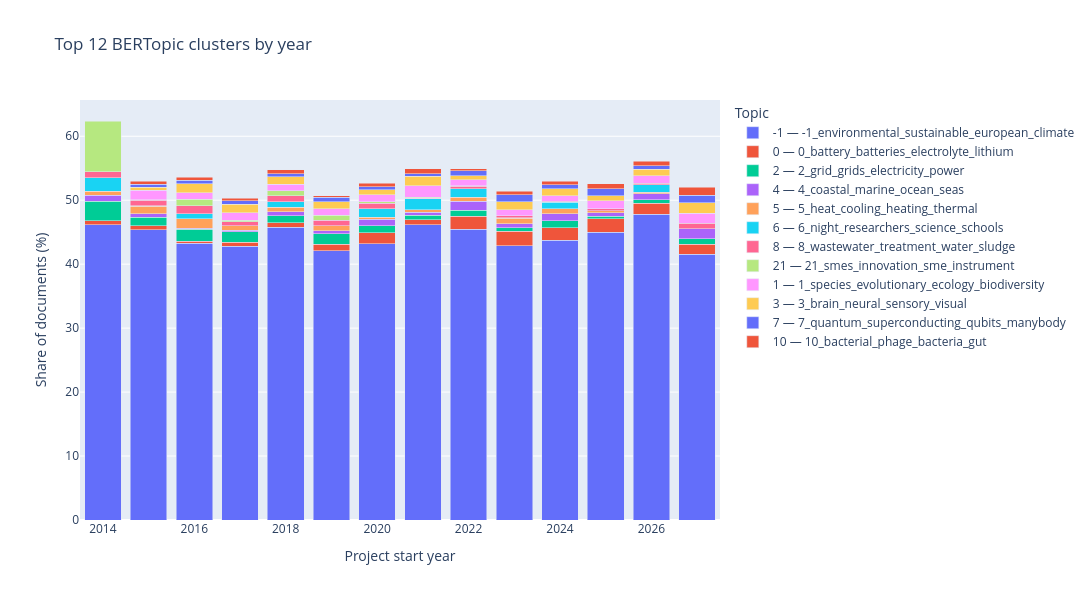

Notebook code for this chart:
### Code cell
# Visualize the strongest topics across years.
TOP_N_TOPICS = 12
popular_topics = (
    topic_year_counts.groupby("topic")
    ["share_pct"].mean()
    .nlargest(TOP_N_TOPICS)
    .index
)
plot_df = topic_year_counts[topic_year_counts["topic"].isin(popular_topics)].copy()
plot_df["topic_label"] = plot_df.apply(
    lambda row: f"{row.topic} — {row.topic_name}", axis=1
)

fig = px.bar(
    plot_df,
    x="start_year",
    y="share_pct",
    color="topic_label",
    title=f"Top {TOP_N_TOPICS} BERTopic clusters by year",
    labels={"share_pct": "Share of documents (%)", "start_year": "Project start year"},
    category_orders={"start_year": sorted(valid_years)},
)
fig.update_layout(barmode="stack", legend_title_text="Topic")
fig.update_layout(width=1400, height=600)
fig.write_image("data/bertopic_top12_by_year.png", width=1400, height=600, scale=2)
fig.show()

### Figure 1 — Plotly figure (JSON) as saved in the notebook; plotly's stock layout.template omitted (floating-point values rounded to 4 significant figures)
{"data": [{"hovertemplate": "topic_label=-1 — -1_environmental_sustainable_european_climate<br>Project start year=%{x}<br>Share of documents (%)=%{y}<extra></extra>", "legendgroup": "-1 — -1_environmental_sustainable_european_climate", "marker": {"color": "#636efa", "pattern": {"shape": ""}}, "name": "-1 — -1_environmental_sustainable_european_climate", "orientation": "v", "showlegend": true, "textposition": "auto", "type": "bar", "x": [2014, 2015, 2016, 2017, 2018, 2019, 2020, 2021, 2022, 2023, 2024, 2025, 2026, 2027], "xaxis": "x", "y": [46.18, 45.35, 43.26, 42.84, 45.78, 42.07, 43.23, 46.17, 45.45, 42.89, 43.72, 45.01, 47.79, 41.53], "yaxis": "y"}, {"hovertemplate": "topic_label=0 — 0_battery_batteries_electrolyte_lithium<br>Project start year=%{x}<br>Share of documents (%)=%{y}<extra></extra>", "legendgroup": "0 — 0_battery_batteries_electrolyte_lithium", "marker": {"color": "#EF553B", "pattern": {"shape": ""}}, "name": "0 — 0_battery_batteries_electrolyte_lithium", "orientation": "v", "showlegend": true, "textposition": "auto", "type": "bar", "x": [2014, 2015, 2016, 2017, 2018, 2019, 2020, 2021, 2022, 2023, 2024, 2025, 2026, 2027], "xaxis": "x", "y": [0.6116, 0.6645, 0.3098, 0.6104, 0.6694, 1.086, 1.699, 0.7926, 2.077, 2.281, 2.01, 2.079, 1.71, 1.613], "yaxis": "y"}, {"hovertemplate": "topic_label=2 — 2_grid_grids_electricity_power<br>Project start year=%{x}<br>Share of documents (%)=%{y}<extra></extra>", "legendgroup": "2 — 2_grid_grids_electricity_power", "marker": {"color": "#00cc96", "pattern": {"shape": ""}}, "name": "2 — 2_grid_grids_electricity_power", "orientation": "v", "showlegend": true, "textposition": "auto", "type": "bar", "x": [2014, 2015, 2016, 2017, 2018, 2019, 2020, 2021, 2022, 2023, 2024, 2025, 2026, 2027], "xaxis": "x", "y": [3.058, 1.329, 1.859, 1.609, 1.133, 1.605, 1.062, 0.7266, 0.9185, 0.4977, 1.096, 0.4158, 0.5401, 0.8065], "yaxis": "y"}, {"hovertemplate": "topic_label=4 — 4_coastal_marine_ocean_seas<br>Project start year=%{x}<br>Share of documents (%)=%{y}<extra></extra>", "legendgroup": "4 — 4_coastal_marine_ocean_seas", "marker": {"color": "#ab63fa", "pattern": {"shape": ""}}, "name": "4 — 4_coastal_marine_ocean_seas", "orientation": "v", "showlegend": true, "textposition": "auto", "type": "bar", "x": [2014, 2015, 2016, 2017, 2018, 2019, 2020, 2021, 2022, 2023, 2024, 2025, 2026, 2027], "xaxis": "x", "y": [0.9174, 0.5537, 0.2065, 0.2775, 0.6179, 0.4721, 1.009, 0.3963, 1.398, 0.6221, 1.051, 0.5717, 0.9451, 1.613], "yaxis": "y"}, {"hovertemplate": "topic_label=5 — 5_heat_cooling_heating_thermal<br>Project start year=%{x}<br>Share of documents (%)=%{y}<extra></extra>", "legendgroup": "5 — 5_heat_cooling_heating_thermal", "marker": {"color": "#FFA15A", "pattern": {"shape": ""}}, "name": "5 — 5_heat_cooling_heating_thermal", "orientation": "v", "showlegend": true, "textposition": "auto", "type": "bar", "x": [2014, 2015, 2016, 2017, 2018, 2019, 2020, 2021, 2022, 2023, 2024, 2025, 2026], "xaxis": "x", "y": [0.6116, 1.163, 1.497, 0.6659, 0.6694, 0.7554, 0.3717, 0.3963, 0.639, 0.9125, 0.8223, 0.2599, 0.27], "yaxis": "y"}, {"hovertemplate": "topic_label=6 — 6_night_researchers_science_schools<br>Project start year=%{x}<br>Share of documents (%)=%{y}<extra></extra>", "legendgroup": "6 — 6_night_researchers_science_schools", "marker": {"color": "#19d3f3", "pattern": {"shape": ""}}, "name": "6 — 6_night_researchers_science_schools", "orientation": "v", "showlegend": true, "textposition": "auto", "type": "bar", "x": [2014, 2015, 2016, 2018, 2019, 2020, 2021, 2022, 2023, 2024, 2026], "xaxis": "x", "y": [2.141, 0.1107, 0.7228, 0.8754, 0.04721, 1.328, 1.717, 1.278, 0.04148, 1.005, 1.125], "yaxis": "y"}, {"hovertemplate": "topic_label=8 — 8_wastewater_treatment_water_sludge<br>Project start year=%{x}<br>Share of documents (%)=%{y}<extra></extra>", "legendgroup": "8 — 8_wastewater_treatment_water_sludge", "marker": {"color": "#FF6692", "pattern": {"shape": ""}}, "name": "8 — 8_wastewater_treatment_water_sludge", "orientation": "v", "showlegend": true, "textposition": "auto", "type": "bar", "x": [2014, 2015, 2016, 2017, 2018, 2019, 2020, 2021, 2022, 2023, 2024, 2025, 2026, 2027], "xaxis": "x", "y": [0.9174, 0.8306, 1.291, 0.6659, 0.9784, 0.8026, 0.8497, 0.1321, 0.4393, 0.3318, 0.137, 0.3638, 0.27, 0.8065], "yaxis": "y"}, {"hovertemplate": "topic_label=21 — 21_smes_innovation_sme_instrument<br>Project start year=%{x}<br>Share of documents (%)=%{y}<extra></extra>", "legendgroup": "21 — 21_smes_innovation_sme_instrument", "marker": {"color": "#B6E880", "pattern": {"shape": ""}}, "name": "21 — 21_smes_innovation_sme_instrument", "orientation": "v", "showlegend": true, "textposition": "auto", "type": "bar", "x": [2014, 2015, 2016, 2017, 2018, 2019, 2020, 2021, 2022], "xaxis": "x", "y": [7.951, 0.05537, 1.033, 0.1665, 0.7724, 0.8026, 0.2124, 0.1321, 0.03994], "yaxis": "y"}, {"hovertemplate": "topic_label=1 — 1_species_evolutionary_ecology_biodiversity<br>Project start year=%{x}<br>Share of documents (%)=%{y}<extra></extra>", "legendgroup": "1 — 1_species_evolutionary_ecology_biodiversity", "marker": {"color": "#FF97FF", "pattern": {"shape": ""}}, "name": "1 — 1_species_evolutionary_ecology_biodiversity", "orientation": "v", "showlegend": true, "textposition": "auto", "type": "bar", "x": [2015, 2016, 2017, 2018, 2019, 2020, 2021, 2022, 2023, 2024, 2025, 2026, 2027], "xaxis": "x", "y": [1.495, 0.9809, 1.165, 0.9784, 1.039, 1.062, 1.783, 0.9585, 0.954, 0.868, 1.195, 1.17, 1.613], "yaxis": "y"}, {"hovertemplate": "topic_label=3 — 3_brain_neural_sensory_visual<br>Project start year=%{x}<br>Share of documents (%)=%{y}<extra></extra>", "legendgroup": "3 — 3_brain_neural_sensory_visual", "marker": {"color": "#FECB52", "pattern": {"shape": ""}}, "name": "3 — 3_brain_neural_sensory_visual", "orientation": "v", "showlegend": true, "textposition": "auto", "type": "bar", "x": [2015, 2016, 2017, 2018, 2019, 2020, 2021, 2022, 2023, 2024, 2025, 2026, 2027], "xaxis": "x", "y": [0.4983, 1.394, 1.332, 1.184, 1.086, 0.7966, 1.519, 0.639, 1.203, 1.096, 0.7796, 1.035, 1.613], "yaxis": "y"}, {"hovertemplate": "topic_label=7 — 7_quantum_superconducting_qubits_manybody<br>Project start year=%{x}<br>Share of documents (%)=%{y}<extra></extra>", "legendgroup": "7 — 7_quantum_superconducting_qubits_manybody", "marker": {"color": "#636efa", "pattern": {"shape": ""}}, "name": "7 — 7_quantum_superconducting_qubits_manybody", "orientation": "v", "showlegend": true, "textposition": "auto", "type": "bar", "x": [2015, 2016, 2017, 2018, 2019, 2020, 2021, 2022, 2023, 2024, 2025, 2026, 2027], "xaxis": "x", "y": [0.443, 0.5679, 0.5549, 0.4634, 0.7082, 0.478, 0.3963, 0.7987, 1.161, 0.5939, 1.091, 0.5401, 1.21], "yaxis": "y"}, {"hovertemplate": "topic_label=10 — 10_bacterial_phage_bacteria_gut<br>Project start year=%{x}<br>Share of documents (%)=%{y}<extra></extra>", "legendgroup": "10 — 10_bacterial_phage_bacteria_gut", "marker": {"color": "#EF553B", "pattern": {"shape": ""}}, "name": "10 — 10_bacterial_phage_bacteria_gut", "orientation": "v", "showlegend": true, "textposition": "auto", "type": "bar", "x": [2015, 2016, 2017, 2018, 2019, 2020, 2021, 2022, 2023, 2024, 2025, 2026, 2027], "xaxis": "x", "y": [0.4983, 0.4646, 0.444, 0.6694, 0.2361, 0.5311, 0.7266, 0.2796, 0.5392, 0.5482, 0.8316, 0.7201, 1.21], "yaxis": "y"}], "layout": {"barmode": "stack", "height": 600, "legend": {"title": {"text": "Topic"}, "tracegroupgap": 0}, "title": {"text": "Top 12 BERTopic clusters by year"}, "width": 1400, "xaxis": {"anchor": "y", "categoryarray": [2014, 2015, 2016, 2017, 2018, 2019, 2020, 2021, 2022, 2023, 2024, 2025, 2026, 2027], "categoryorder": "array", "domain": [0, 1], "title": {"text": "Project start year"}}, "yaxis": {"anchor": "x", "domain": [0, 1], "title": {"text": "Share of documents (%)"}}}}
